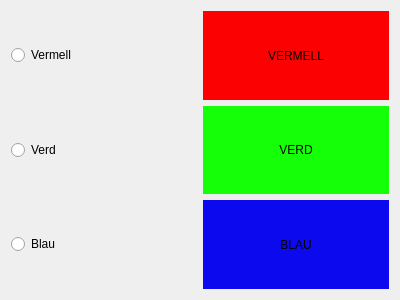
<?xml version="1.0" encoding="UTF-8"?>
<ui version="4.0">
 <class>MyForm</class>
 <widget class="QWidget" name="MyForm">
  <property name="geometry">
   <rect>
    <x>0</x>
    <y>0</y>
    <width>400</width>
    <height>300</height>
   </rect>
  </property>
  <property name="windowTitle">
   <string>Form</string>
  </property>
  <layout class="QVBoxLayout" name="verticalLayout_2">
   <item>
    <layout class="QVBoxLayout" name="verticalLayout">
     <item>
      <layout class="QHBoxLayout" name="horizontalLayout">
       <item>
        <widget class="QRadioButton" name="radioButton">
         <property name="text">
          <string>Vermell</string>
         </property>
        </widget>
       </item>
       <item>
        <widget class="QLabel" name="label">
         <property name="styleSheet">
          <string notr="true">background-color: rgb(251, 1, 1);</string>
         </property>
         <property name="text">
          <string>VERMELL</string>
         </property>
         <property name="alignment">
          <set>Qt::AlignCenter</set>
         </property>
        </widget>
       </item>
      </layout>
     </item>
     <item>
      <layout class="QHBoxLayout" name="horizontalLayout_2">
       <item>
        <widget class="QRadioButton" name="radioButton_2">
         <property name="text">
          <string>Verd</string>
         </property>
        </widget>
       </item>
       <item>
        <widget class="QLabel" name="label_2">
         <property name="styleSheet">
          <string notr="true">background-color: rgb(21, 255, 9);</string>
         </property>
         <property name="text">
          <string>VERD</string>
         </property>
         <property name="alignment">
          <set>Qt::AlignCenter</set>
         </property>
        </widget>
       </item>
      </layout>
     </item>
     <item>
      <layout class="QHBoxLayout" name="horizontalLayout_3">
       <item>
        <widget class="QRadioButton" name="radioButton_3">
         <property name="text">
          <string>Blau</string>
         </property>
        </widget>
       </item>
       <item>
        <widget class="QLabel" name="label_3">
         <property name="styleSheet">
          <string notr="true">background-color: rgb(13, 9, 238);</string>
         </property>
         <property name="text">
          <string>BLAU</string>
         </property>
         <property name="alignment">
          <set>Qt::AlignCenter</set>
         </property>
        </widget>
       </item>
      </layout>
     </item>
    </layout>
   </item>
  </layout>
 </widget>
 <resources/>
 <connections>
  <connection>
   <sender>radioButton</sender>
   <signal>clicked(bool)</signal>
   <receiver>label_2</receiver>
   <slot>setDisabled(bool)</slot>
   <hints>
    <hint type="sourcelabel">
     <x>53</x>
     <y>54</y>
    </hint>
    <hint type="destinationlabel">
     <x>245</x>
     <y>157</y>
    </hint>
   </hints>
  </connection>
  <connection>
   <sender>radioButton</sender>
   <signal>clicked(bool)</signal>
   <receiver>label_3</receiver>
   <slot>setDisabled(bool)</slot>
   <hints>
    <hint type="sourcelabel">
     <x>85</x>
     <y>49</y>
    </hint>
    <hint type="destinationlabel">
     <x>215</x>
     <y>271</y>
    </hint>
   </hints>
  </connection>
  <connection>
   <sender>radioButton</sender>
   <signal>clicked(bool)</signal>
   <receiver>label</receiver>
   <slot>setEnabled(bool)</slot>
   <hints>
    <hint type="sourcelabel">
     <x>180</x>
     <y>49</y>
    </hint>
    <hint type="destinationlabel">
     <x>235</x>
     <y>36</y>
    </hint>
   </hints>
  </connection>
  <connection>
   <sender>radioButton_2</sender>
   <signal>clicked(bool)</signal>
   <receiver>label</receiver>
   <slot>setDisabled(bool)</slot>
   <hints>
    <hint type="sourcelabel">
     <x>46</x>
     <y>145</y>
    </hint>
    <hint type="destinationlabel">
     <x>206</x>
     <y>67</y>
    </hint>
   </hints>
  </connection>
  <connection>
   <sender>radioButton_2</sender>
   <signal>clicked(bool)</signal>
   <receiver>label_2</receiver>
   <slot>setEnabled(bool)</slot>
   <hints>
    <hint type="sourcelabel">
     <x>163</x>
     <y>149</y>
    </hint>
    <hint type="destinationlabel">
     <x>216</x>
     <y>164</y>
    </hint>
   </hints>
  </connection>
  <connection>
   <sender>radioButton_2</sender>
   <signal>clicked(bool)</signal>
   <receiver>label_3</receiver>
   <slot>setDisabled(bool)</slot>
   <hints>
    <hint type="sourcelabel">
     <x>99</x>
     <y>148</y>
    </hint>
    <hint type="destinationlabel">
     <x>244</x>
     <y>247</y>
    </hint>
   </hints>
  </connection>
  <connection>
   <sender>radioButton_3</sender>
   <signal>clicked(bool)</signal>
   <receiver>label</receiver>
   <slot>setDisabled(bool)</slot>
   <hints>
    <hint type="sourcelabel">
     <x>41</x>
     <y>252</y>
    </hint>
    <hint type="destinationlabel">
     <x>208</x>
     <y>52</y>
    </hint>
   </hints>
  </connection>
  <connection>
   <sender>radioButton_3</sender>
   <signal>clicked(bool)</signal>
   <receiver>label_2</receiver>
   <slot>setDisabled(bool)</slot>
   <hints>
    <hint type="sourcelabel">
     <x>67</x>
     <y>249</y>
    </hint>
    <hint type="destinationlabel">
     <x>244</x>
     <y>123</y>
    </hint>
   </hints>
  </connection>
  <connection>
   <sender>radioButton_3</sender>
   <signal>clicked(bool)</signal>
   <receiver>label_3</receiver>
   <slot>setEnabled(bool)</slot>
   <hints>
    <hint type="sourcelabel">
     <x>122</x>
     <y>245</y>
    </hint>
    <hint type="destinationlabel">
     <x>266</x>
     <y>255</y>
    </hint>
   </hints>
  </connection>
 </connections>
</ui>
